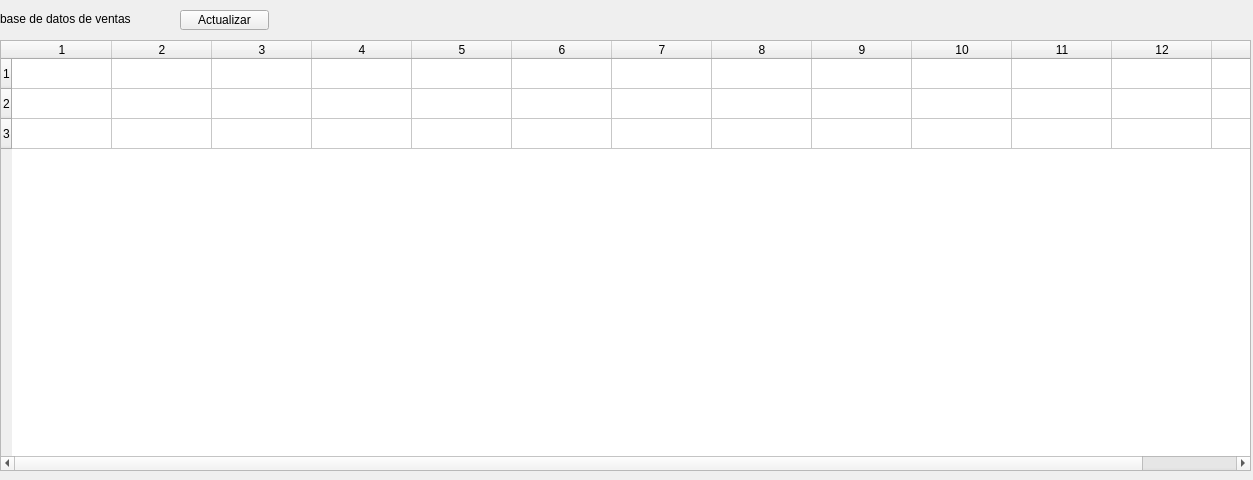
<?xml version="1.0" encoding="UTF-8"?>
<ui version="4.0">
 <class>Form</class>
 <widget class="QWidget" name="Form">
  <property name="geometry">
   <rect>
    <x>0</x>
    <y>0</y>
    <width>1253</width>
    <height>480</height>
   </rect>
  </property>
  <property name="windowTitle">
   <string>Form</string>
  </property>
  <widget class="QTableWidget" name="tableWidget">
   <property name="geometry">
    <rect>
     <x>0</x>
     <y>40</y>
     <width>1251</width>
     <height>431</height>
    </rect>
   </property>
   <property name="rowCount">
    <number>3</number>
   </property>
   <property name="columnCount">
    <number>13</number>
   </property>
   <row/>
   <row/>
   <row/>
   <column/>
   <column/>
   <column/>
   <column/>
   <column/>
   <column/>
   <column/>
   <column/>
   <column/>
   <column/>
   <column/>
   <column/>
   <column/>
  </widget>
  <widget class="QLabel" name="label">
   <property name="geometry">
    <rect>
     <x>0</x>
     <y>10</y>
     <width>171</width>
     <height>17</height>
    </rect>
   </property>
   <property name="text">
    <string>base de datos de ventas</string>
   </property>
  </widget>
  <widget class="QPushButton" name="pushButton">
   <property name="geometry">
    <rect>
     <x>180</x>
     <y>10</y>
     <width>89</width>
     <height>20</height>
    </rect>
   </property>
   <property name="text">
    <string>Actualizar</string>
   </property>
  </widget>
 </widget>
 <resources/>
 <connections/>
</ui>
